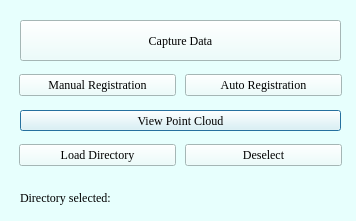
<?xml version="1.0" encoding="UTF-8"?>
<ui version="4.0">
 <class>PointCloudProject</class>
 <widget class="QDialog" name="PointCloudProject">
  <property name="geometry">
   <rect>
    <x>0</x>
    <y>0</y>
    <width>356</width>
    <height>221</height>
   </rect>
  </property>
  <property name="maximumSize">
   <size>
    <width>16777215</width>
    <height>16777215</height>
   </size>
  </property>
  <property name="font">
   <font>
    <family>Times New Roman</family>
    <pointsize>9</pointsize>
   </font>
  </property>
  <property name="cursor">
   <cursorShape>PointingHandCursor</cursorShape>
  </property>
  <property name="windowTitle">
   <string>Point-Cloud-Project</string>
  </property>
  <property name="styleSheet">
   <string notr="true">background-color: rgb(231, 255, 253);
border-top-color: rgb(85, 0, 0);
border-right-color: rgb(85, 0, 0);
border-bottom-color: rgb(85, 0, 0);
border-left-color: rgb(85, 0, 0);</string>
  </property>
  <widget class="QPushButton" name="ViewPointCloud">
   <property name="geometry">
    <rect>
     <x>20</x>
     <y>110</y>
     <width>321</width>
     <height>21</height>
    </rect>
   </property>
   <property name="sizePolicy">
    <sizepolicy hsizetype="Preferred" vsizetype="Maximum">
     <horstretch>0</horstretch>
     <verstretch>0</verstretch>
    </sizepolicy>
   </property>
   <property name="font">
    <font>
     <family>Times New Roman</family>
     <pointsize>9</pointsize>
    </font>
   </property>
   <property name="text">
    <string>View Point Cloud</string>
   </property>
  </widget>
  <widget class="QWidget" name="horizontalLayoutWidget">
   <property name="geometry">
    <rect>
     <x>10</x>
     <y>60</y>
     <width>341</width>
     <height>51</height>
    </rect>
   </property>
   <layout class="QHBoxLayout" name="horizontalLayout_2">
    <property name="spacing">
     <number>9</number>
    </property>
    <property name="leftMargin">
     <number>9</number>
    </property>
    <property name="topMargin">
     <number>9</number>
    </property>
    <property name="rightMargin">
     <number>9</number>
    </property>
    <property name="bottomMargin">
     <number>9</number>
    </property>
    <item>
     <widget class="QPushButton" name="ManualRegistration">
      <property name="sizePolicy">
       <sizepolicy hsizetype="Preferred" vsizetype="Maximum">
        <horstretch>0</horstretch>
        <verstretch>0</verstretch>
       </sizepolicy>
      </property>
      <property name="font">
       <font>
        <family>Times New Roman</family>
        <pointsize>9</pointsize>
       </font>
      </property>
      <property name="text">
       <string>Manual Registration</string>
      </property>
     </widget>
    </item>
    <item>
     <widget class="QPushButton" name="AutoRegistration">
      <property name="sizePolicy">
       <sizepolicy hsizetype="Preferred" vsizetype="Maximum">
        <horstretch>0</horstretch>
        <verstretch>0</verstretch>
       </sizepolicy>
      </property>
      <property name="font">
       <font>
        <family>Times New Roman</family>
        <pointsize>9</pointsize>
       </font>
      </property>
      <property name="text">
       <string>Auto Registration</string>
      </property>
     </widget>
    </item>
   </layout>
  </widget>
  <widget class="QWidget" name="horizontalLayoutWidget_2">
   <property name="geometry">
    <rect>
     <x>10</x>
     <y>130</y>
     <width>341</width>
     <height>51</height>
    </rect>
   </property>
   <layout class="QHBoxLayout" name="horizontalLayout_3">
    <property name="spacing">
     <number>9</number>
    </property>
    <property name="leftMargin">
     <number>9</number>
    </property>
    <property name="topMargin">
     <number>9</number>
    </property>
    <property name="rightMargin">
     <number>9</number>
    </property>
    <property name="bottomMargin">
     <number>9</number>
    </property>
    <item>
     <widget class="QPushButton" name="LoadDirectory">
      <property name="sizePolicy">
       <sizepolicy hsizetype="Preferred" vsizetype="Maximum">
        <horstretch>0</horstretch>
        <verstretch>0</verstretch>
       </sizepolicy>
      </property>
      <property name="font">
       <font>
        <family>Times New Roman</family>
        <pointsize>9</pointsize>
       </font>
      </property>
      <property name="text">
       <string>Load Directory</string>
      </property>
     </widget>
    </item>
    <item>
     <widget class="QPushButton" name="Deselect">
      <property name="sizePolicy">
       <sizepolicy hsizetype="Preferred" vsizetype="Maximum">
        <horstretch>0</horstretch>
        <verstretch>0</verstretch>
       </sizepolicy>
      </property>
      <property name="font">
       <font>
        <family>Times New Roman</family>
        <pointsize>9</pointsize>
       </font>
      </property>
      <property name="text">
       <string>Deselect</string>
      </property>
     </widget>
    </item>
   </layout>
  </widget>
  <widget class="QLabel" name="label">
   <property name="geometry">
    <rect>
     <x>20</x>
     <y>190</y>
     <width>321</width>
     <height>16</height>
    </rect>
   </property>
   <property name="text">
    <string>Directory selected:</string>
   </property>
  </widget>
  <widget class="QPushButton" name="pushButton">
   <property name="geometry">
    <rect>
     <x>20</x>
     <y>20</y>
     <width>321</width>
     <height>41</height>
    </rect>
   </property>
   <property name="text">
    <string>Capture Data</string>
   </property>
  </widget>
  <zorder>horizontalLayoutWidget</zorder>
  <zorder>horizontalLayoutWidget_2</zorder>
  <zorder>ViewPointCloud</zorder>
  <zorder>label</zorder>
  <zorder>pushButton</zorder>
 </widget>
 <resources/>
 <connections/>
</ui>
